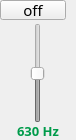
                 <widget class="QFrame" name="frame_67">
                  <property name="minimumSize">
                   <size>
                    <width>76</width>
                    <height>140</height>
                   </size>
                  </property>
                  <property name="maximumSize">
                   <size>
                    <width>76</width>
                    <height>140</height>
                   </size>
                  </property>
                  <property name="frameShape">
                   <enum>QFrame::NoFrame</enum>
                  </property>
                  <property name="frameShadow">
                   <enum>QFrame::Raised</enum>
                  </property>
                  <layout class="QVBoxLayout" name="verticalLayout_44">
                   <property name="spacing">
                    <number>3</number>
                   </property>
                   <property name="leftMargin">
                    <number>0</number>
                   </property>
                   <property name="topMargin">
                    <number>0</number>
                   </property>
                   <property name="rightMargin">
                    <number>0</number>
                   </property>
                   <property name="bottomMargin">
                    <number>0</number>
                   </property>
                   <item>
                    <widget class="QPushButton" name="switch_630">
                     <property name="enabled">
                      <bool>true</bool>
                     </property>
                     <property name="minimumSize">
                      <size>
                       <width>66</width>
                       <height>20</height>
                      </size>
                     </property>
                     <property name="maximumSize">
                      <size>
                       <width>65</width>
                       <height>20</height>
                      </size>
                     </property>
                     <property name="font">
                      <font>
                       <family>PF BeauSans Pro</family>
                       <pointsize>11</pointsize>
                       <bold>false</bold>
                      </font>
                     </property>
                     <property name="text">
                      <string>off</string>
                     </property>
                     <property name="checkable">
                      <bool>true</bool>
                     </property>
                     <property name="checked">
                      <bool>false</bool>
                     </property>
                    </widget>
                   </item>
                   <item alignment="Qt::AlignHCenter">
                    <widget class="QSlider" name="slider_630">
                     <property name="enabled">
                      <bool>false</bool>
                     </property>
                     <property name="minimumSize">
                      <size>
                       <width>45</width>
                       <height>100</height>
                      </size>
                     </property>
                     <property name="minimum">
                      <number>-50</number>
                     </property>
                     <property name="maximum">
                      <number>50</number>
                     </property>
                     <property name="value">
                      <number>0</number>
                     </property>
                     <property name="orientation">
                      <enum>Qt::Vertical</enum>
                     </property>
                    </widget>
                   </item>
                   <item>
                    <widget class="QLabel" name="label_54">
                     <property name="font">
                      <font>
                       <family>PF BeauSans Pro</family>
                       <pointsize>10</pointsize>
                       <bold>true</bold>
                      </font>
                     </property>
                     <property name="styleSheet">
                      <string notr="true">color: #009b4a;</string>
                     </property>
                     <property name="text">
                      <string>630 Hz</string>
                     </property>
                     <property name="alignment">
                      <set>Qt::AlignHCenter|Qt::AlignTop</set>
                     </property>
                    </widget>
                   </item>
                  </layout>
                 </widget>
